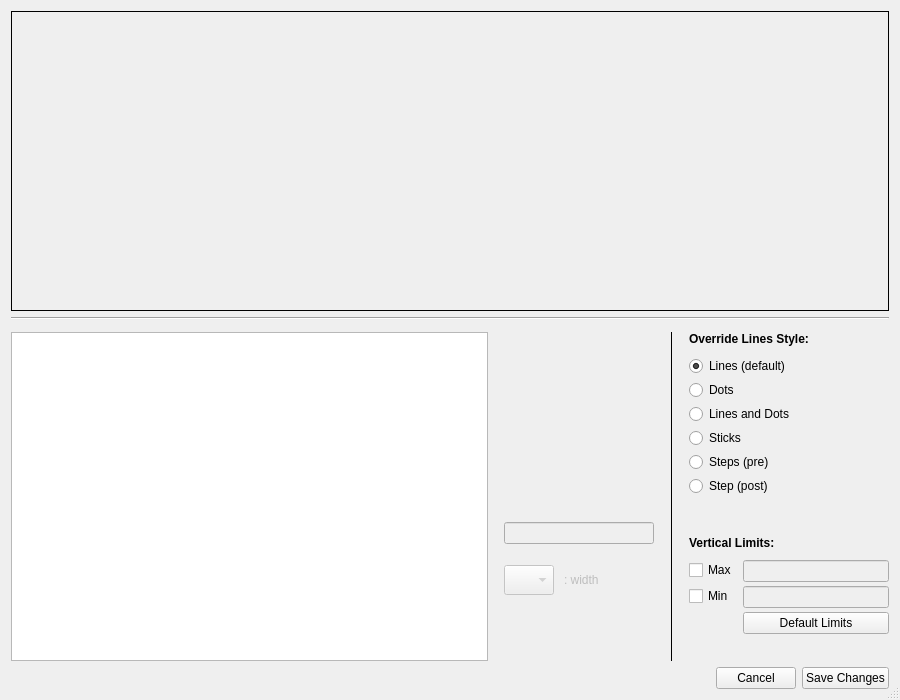
<?xml version="1.0" encoding="UTF-8"?>
<ui version="4.0">
 <class>PlotWidgetEditor</class>
 <widget class="QDialog" name="PlotWidgetEditor">
  <property name="geometry">
   <rect>
    <x>0</x>
    <y>0</y>
    <width>900</width>
    <height>700</height>
   </rect>
  </property>
  <property name="minimumSize">
   <size>
    <width>900</width>
    <height>700</height>
   </size>
  </property>
  <property name="maximumSize">
   <size>
    <width>16777215</width>
    <height>16777215</height>
   </size>
  </property>
  <property name="windowTitle">
   <string>Edit the Plot Area</string>
  </property>
  <property name="sizeGripEnabled">
   <bool>true</bool>
  </property>
  <property name="modal">
   <bool>false</bool>
  </property>
  <layout class="QVBoxLayout" name="verticalLayout_2">
   <item>
    <widget class="QFrame" name="framePlotPreview">
     <property name="minimumSize">
      <size>
       <width>800</width>
       <height>300</height>
      </size>
     </property>
     <property name="frameShape">
      <enum>QFrame::Box</enum>
     </property>
    </widget>
   </item>
   <item>
    <widget class="Line" name="line">
     <property name="orientation">
      <enum>Qt::Horizontal</enum>
     </property>
    </widget>
   </item>
   <item>
    <widget class="QWidget" name="widgetBottom" native="true">
     <property name="minimumSize">
      <size>
       <width>0</width>
       <height>250</height>
      </size>
     </property>
     <property name="maximumSize">
      <size>
       <width>16777215</width>
       <height>16777215</height>
      </size>
     </property>
     <layout class="QHBoxLayout" name="horizontalLayout" stretch="2,0,0,0">
      <property name="spacing">
       <number>16</number>
      </property>
      <property name="leftMargin">
       <number>0</number>
      </property>
      <property name="topMargin">
       <number>6</number>
      </property>
      <property name="rightMargin">
       <number>0</number>
      </property>
      <property name="bottomMargin">
       <number>0</number>
      </property>
      <item>
       <widget class="QWidget" name="widgetNames" native="true">
        <property name="minimumSize">
         <size>
          <width>300</width>
          <height>0</height>
         </size>
        </property>
        <layout class="QVBoxLayout" name="verticalLayout_3">
         <property name="spacing">
          <number>0</number>
         </property>
         <property name="leftMargin">
          <number>0</number>
         </property>
         <property name="topMargin">
          <number>0</number>
         </property>
         <property name="rightMargin">
          <number>0</number>
         </property>
         <property name="bottomMargin">
          <number>0</number>
         </property>
         <item>
          <widget class="QListWidget" name="listWidget">
           <property name="sizePolicy">
            <sizepolicy hsizetype="Expanding" vsizetype="Minimum">
             <horstretch>0</horstretch>
             <verstretch>0</verstretch>
            </sizepolicy>
           </property>
           <property name="minimumSize">
            <size>
             <width>300</width>
             <height>0</height>
            </size>
           </property>
           <property name="maximumSize">
            <size>
             <width>16777215</width>
             <height>16777215</height>
            </size>
           </property>
           <property name="focusPolicy">
            <enum>Qt::ClickFocus</enum>
           </property>
           <property name="editTriggers">
            <set>QAbstractItemView::NoEditTriggers</set>
           </property>
           <property name="selectionMode">
            <enum>QAbstractItemView::SingleSelection</enum>
           </property>
           <property name="selectionBehavior">
            <enum>QAbstractItemView::SelectRows</enum>
           </property>
          </widget>
         </item>
        </layout>
       </widget>
      </item>
      <item>
       <widget class="QWidget" name="widgetColor" native="true">
        <property name="enabled">
         <bool>false</bool>
        </property>
        <property name="minimumSize">
         <size>
          <width>150</width>
          <height>250</height>
         </size>
        </property>
        <property name="maximumSize">
         <size>
          <width>150</width>
          <height>16777215</height>
         </size>
        </property>
        <layout class="QVBoxLayout" name="verticalLayout_6">
         <property name="spacing">
          <number>10</number>
         </property>
         <property name="leftMargin">
          <number>0</number>
         </property>
         <property name="topMargin">
          <number>0</number>
         </property>
         <property name="rightMargin">
          <number>0</number>
         </property>
         <property name="bottomMargin">
          <number>0</number>
         </property>
         <item>
          <widget class="QWidget" name="widgetWheel" native="true">
           <property name="minimumSize">
            <size>
             <width>150</width>
             <height>180</height>
            </size>
           </property>
           <property name="maximumSize">
            <size>
             <width>150</width>
             <height>180</height>
            </size>
           </property>
          </widget>
         </item>
         <item>
          <widget class="QLineEdit" name="editColotText">
           <property name="focusPolicy">
            <enum>Qt::ClickFocus</enum>
           </property>
          </widget>
         </item>
         <item>
          <layout class="QFormLayout" name="formLayout_2">
           <property name="topMargin">
            <number>11</number>
           </property>
           <item row="0" column="0">
            <widget class="QComboBox" name="comboBoxWidth">
             <property name="minimumSize">
              <size>
               <width>50</width>
               <height>30</height>
              </size>
             </property>
             <property name="maximumSize">
              <size>
               <width>50</width>
               <height>30</height>
              </size>
             </property>
             <property name="insertPolicy">
              <enum>QComboBox::NoInsert</enum>
             </property>
             <property name="sizeAdjustPolicy">
              <enum>QComboBox::AdjustToContents</enum>
             </property>
             <property name="iconSize">
              <size>
               <width>22</width>
               <height>22</height>
              </size>
             </property>
             <property name="frame">
              <bool>true</bool>
             </property>
             <item>
              <property name="text">
               <string/>
              </property>
              <property name="icon">
               <iconset resource="resource.qrc">
                <normaloff>:/resources/svg/line_width_1_0.svg</normaloff>:/resources/svg/line_width_1_0.svg</iconset>
              </property>
             </item>
             <item>
              <property name="text">
               <string/>
              </property>
              <property name="icon">
               <iconset resource="resource.qrc">
                <normaloff>:/resources/svg/line_width_1_5.svg</normaloff>:/resources/svg/line_width_1_5.svg</iconset>
              </property>
             </item>
             <item>
              <property name="text">
               <string/>
              </property>
              <property name="icon">
               <iconset resource="resource.qrc">
                <normaloff>:/resources/svg/line_width_2_0.svg</normaloff>:/resources/svg/line_width_2_0.svg</iconset>
              </property>
             </item>
             <item>
              <property name="text">
               <string/>
              </property>
              <property name="icon">
               <iconset resource="resource.qrc">
                <normaloff>:/resources/svg/line_width_3_0.svg</normaloff>:/resources/svg/line_width_3_0.svg</iconset>
              </property>
             </item>
            </widget>
           </item>
           <item row="0" column="1">
            <widget class="QLabel" name="label_3">
             <property name="text">
              <string>: width</string>
             </property>
            </widget>
           </item>
          </layout>
         </item>
         <item>
          <spacer name="verticalSpacer_2">
           <property name="orientation">
            <enum>Qt::Vertical</enum>
           </property>
           <property name="sizeHint" stdset="0">
            <size>
             <width>20</width>
             <height>40</height>
            </size>
           </property>
          </spacer>
         </item>
        </layout>
       </widget>
      </item>
      <item>
       <widget class="Line" name="line_2">
        <property name="frameShadow">
         <enum>QFrame::Plain</enum>
        </property>
        <property name="orientation">
         <enum>Qt::Vertical</enum>
        </property>
       </widget>
      </item>
      <item>
       <widget class="QWidget" name="widgetMore" native="true">
        <property name="enabled">
         <bool>true</bool>
        </property>
        <property name="minimumSize">
         <size>
          <width>200</width>
          <height>350</height>
         </size>
        </property>
        <property name="maximumSize">
         <size>
          <width>200</width>
          <height>16777215</height>
         </size>
        </property>
        <layout class="QVBoxLayout" name="verticalLayout_4">
         <property name="spacing">
          <number>10</number>
         </property>
         <property name="leftMargin">
          <number>0</number>
         </property>
         <property name="topMargin">
          <number>0</number>
         </property>
         <property name="rightMargin">
          <number>0</number>
         </property>
         <property name="bottomMargin">
          <number>0</number>
         </property>
         <item>
          <widget class="QLabel" name="label">
           <property name="font">
            <font>
             <weight>75</weight>
             <bold>true</bold>
            </font>
           </property>
           <property name="text">
            <string>Override Lines Style:</string>
           </property>
          </widget>
         </item>
         <item>
          <widget class="QFrame" name="frameStyle">
           <property name="minimumSize">
            <size>
             <width>200</width>
             <height>170</height>
            </size>
           </property>
           <property name="maximumSize">
            <size>
             <width>400</width>
             <height>170</height>
            </size>
           </property>
           <layout class="QVBoxLayout" name="verticalLayout_5">
            <property name="spacing">
             <number>4</number>
            </property>
            <property name="leftMargin">
             <number>0</number>
            </property>
            <property name="topMargin">
             <number>0</number>
            </property>
            <property name="rightMargin">
             <number>0</number>
            </property>
            <property name="bottomMargin">
             <number>0</number>
            </property>
            <item>
             <widget class="QRadioButton" name="radioDefault">
              <property name="font">
               <font>
                <weight>50</weight>
                <italic>false</italic>
                <bold>false</bold>
               </font>
              </property>
              <property name="focusPolicy">
               <enum>Qt::NoFocus</enum>
              </property>
              <property name="text">
               <string>Lines (default)</string>
              </property>
              <property name="checked">
               <bool>true</bool>
              </property>
             </widget>
            </item>
            <item>
             <widget class="QRadioButton" name="radioPoints">
              <property name="focusPolicy">
               <enum>Qt::NoFocus</enum>
              </property>
              <property name="text">
               <string>Dots</string>
              </property>
             </widget>
            </item>
            <item>
             <widget class="QRadioButton" name="radioBoth">
              <property name="focusPolicy">
               <enum>Qt::NoFocus</enum>
              </property>
              <property name="text">
               <string>Lines and Dots</string>
              </property>
             </widget>
            </item>
            <item>
             <widget class="QRadioButton" name="radioSticks">
              <property name="focusPolicy">
               <enum>Qt::NoFocus</enum>
              </property>
              <property name="text">
               <string>Sticks</string>
              </property>
             </widget>
            </item>
            <item>
             <widget class="QRadioButton" name="radioSteps">
              <property name="focusPolicy">
               <enum>Qt::NoFocus</enum>
              </property>
              <property name="text">
               <string>Steps (pre)</string>
              </property>
             </widget>
            </item>
            <item>
             <widget class="QRadioButton" name="radioStepsInv">
              <property name="focusPolicy">
               <enum>Qt::NoFocus</enum>
              </property>
              <property name="text">
               <string>Step (post)</string>
              </property>
             </widget>
            </item>
            <item>
             <spacer name="verticalSpacer_3">
              <property name="orientation">
               <enum>Qt::Vertical</enum>
              </property>
              <property name="sizeHint" stdset="0">
               <size>
                <width>20</width>
                <height>40</height>
               </size>
              </property>
             </spacer>
            </item>
           </layout>
          </widget>
         </item>
         <item>
          <widget class="QLabel" name="label_2">
           <property name="font">
            <font>
             <weight>75</weight>
             <bold>true</bold>
            </font>
           </property>
           <property name="text">
            <string>Vertical Limits:</string>
           </property>
          </widget>
         </item>
         <item>
          <widget class="QFrame" name="frameLimits">
           <property name="minimumSize">
            <size>
             <width>200</width>
             <height>0</height>
            </size>
           </property>
           <property name="maximumSize">
            <size>
             <width>16777215</width>
             <height>200</height>
            </size>
           </property>
           <layout class="QFormLayout" name="formLayout">
            <property name="horizontalSpacing">
             <number>6</number>
            </property>
            <property name="verticalSpacing">
             <number>4</number>
            </property>
            <property name="leftMargin">
             <number>0</number>
            </property>
            <property name="topMargin">
             <number>0</number>
            </property>
            <property name="rightMargin">
             <number>0</number>
            </property>
            <property name="bottomMargin">
             <number>0</number>
            </property>
            <item row="1" column="0">
             <widget class="QCheckBox" name="checkBoxMax">
              <property name="focusPolicy">
               <enum>Qt::NoFocus</enum>
              </property>
              <property name="text">
               <string>Max</string>
              </property>
             </widget>
            </item>
            <item row="1" column="1">
             <widget class="QLineEdit" name="lineLimitMax">
              <property name="enabled">
               <bool>false</bool>
              </property>
              <property name="focusPolicy">
               <enum>Qt::ClickFocus</enum>
              </property>
             </widget>
            </item>
            <item row="2" column="0">
             <widget class="QCheckBox" name="checkBoxMin">
              <property name="focusPolicy">
               <enum>Qt::NoFocus</enum>
              </property>
              <property name="text">
               <string>Min</string>
              </property>
             </widget>
            </item>
            <item row="2" column="1">
             <widget class="QLineEdit" name="lineLimitMin">
              <property name="enabled">
               <bool>false</bool>
              </property>
              <property name="focusPolicy">
               <enum>Qt::ClickFocus</enum>
              </property>
             </widget>
            </item>
            <item row="3" column="1">
             <layout class="QHBoxLayout" name="horizontalLayout_2">
              <property name="topMargin">
               <number>0</number>
              </property>
              <item>
               <widget class="QPushButton" name="pushButtonReset">
                <property name="minimumSize">
                 <size>
                  <width>110</width>
                  <height>0</height>
                 </size>
                </property>
                <property name="maximumSize">
                 <size>
                  <width>16777215</width>
                  <height>16777215</height>
                 </size>
                </property>
                <property name="focusPolicy">
                 <enum>Qt::NoFocus</enum>
                </property>
                <property name="layoutDirection">
                 <enum>Qt::LeftToRight</enum>
                </property>
                <property name="text">
                 <string>Default Limits</string>
                </property>
                <property name="flat">
                 <bool>false</bool>
                </property>
               </widget>
              </item>
             </layout>
            </item>
           </layout>
          </widget>
         </item>
         <item>
          <spacer name="verticalSpacer">
           <property name="orientation">
            <enum>Qt::Vertical</enum>
           </property>
           <property name="sizeHint" stdset="0">
            <size>
             <width>20</width>
             <height>40</height>
            </size>
           </property>
          </spacer>
         </item>
        </layout>
       </widget>
      </item>
     </layout>
    </widget>
   </item>
   <item>
    <layout class="QHBoxLayout" name="horizontalLayout_3">
     <property name="topMargin">
      <number>0</number>
     </property>
     <item>
      <spacer name="horizontalSpacer">
       <property name="orientation">
        <enum>Qt::Horizontal</enum>
       </property>
       <property name="sizeHint" stdset="0">
        <size>
         <width>40</width>
         <height>20</height>
        </size>
       </property>
      </spacer>
     </item>
     <item>
      <widget class="QPushButton" name="pushButtonCancel">
       <property name="focusPolicy">
        <enum>Qt::NoFocus</enum>
       </property>
       <property name="text">
        <string>Cancel</string>
       </property>
      </widget>
     </item>
     <item>
      <widget class="QPushButton" name="pushButtonSave">
       <property name="focusPolicy">
        <enum>Qt::NoFocus</enum>
       </property>
       <property name="text">
        <string>Save Changes</string>
       </property>
      </widget>
     </item>
    </layout>
   </item>
  </layout>
 </widget>
 <resources>
  <include location="resource.qrc"/>
 </resources>
 <connections/>
</ui>
